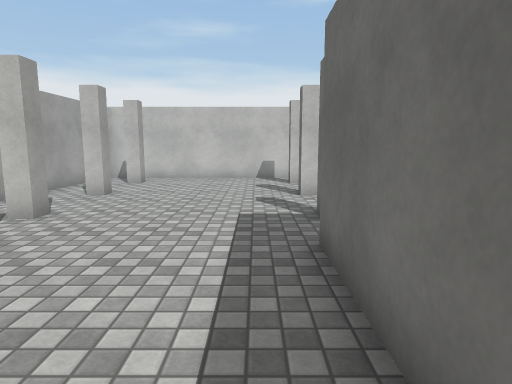
View 1 (above)

13 first-person views from a walk through a Unity game level. The camera is 1.4 m above the floor, tilts 8° down and sees 75° across. The floor is counted in squares, 1 m on a side. Each view is taken from the middle of a square. On the plan, view 1 faces up. The plan holds only what a view shows up to about 15 squares ahead; the rest is blank. Surface patterns are stand-ins for the level's own textures.

View 2
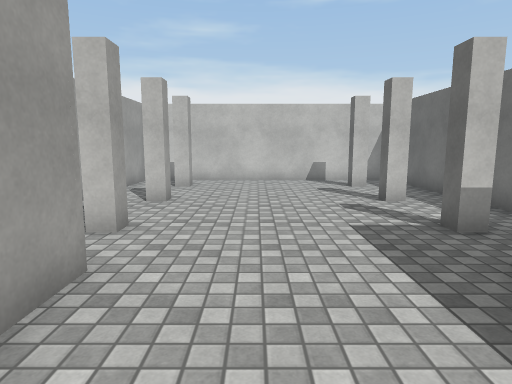

View 3
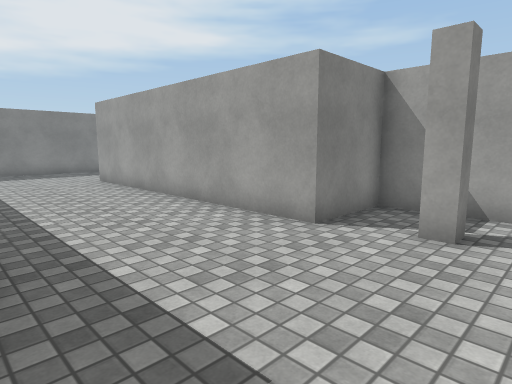

View 4
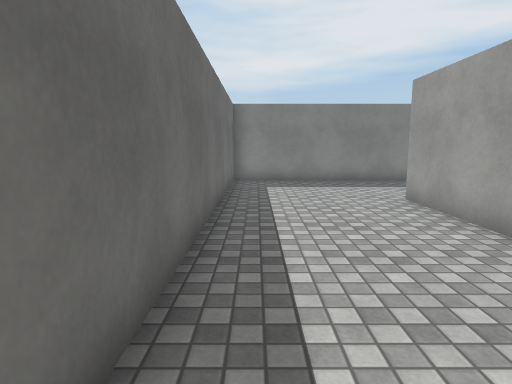

View 5
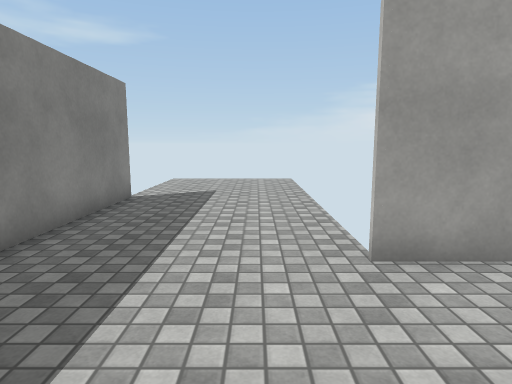

View 6
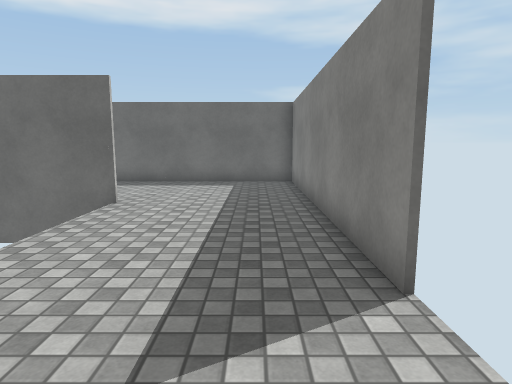

View 7
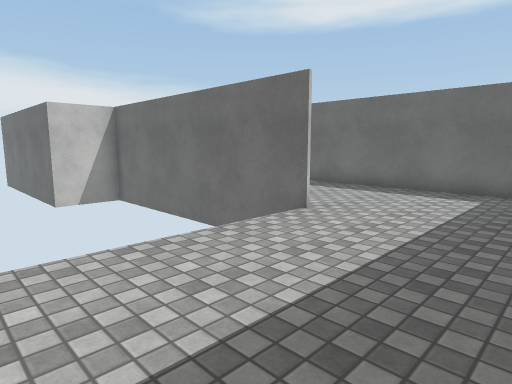

View 8
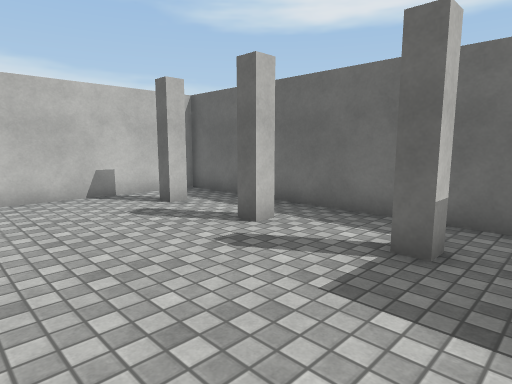

View 9
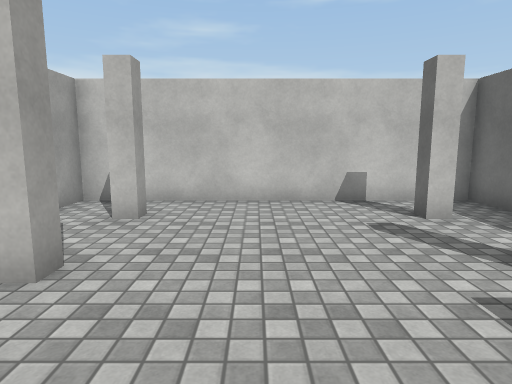

View 10
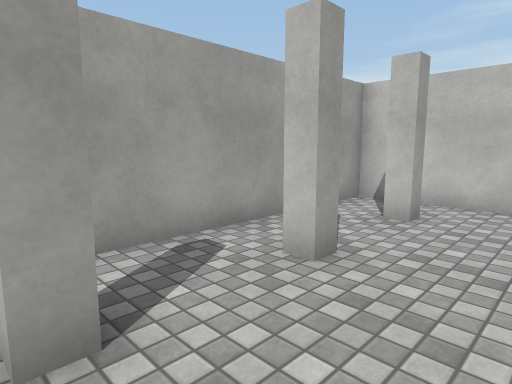

View 11
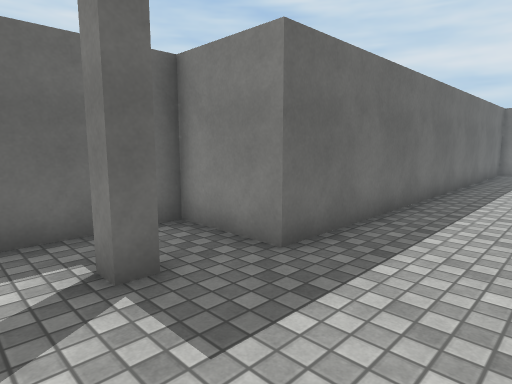

View 12
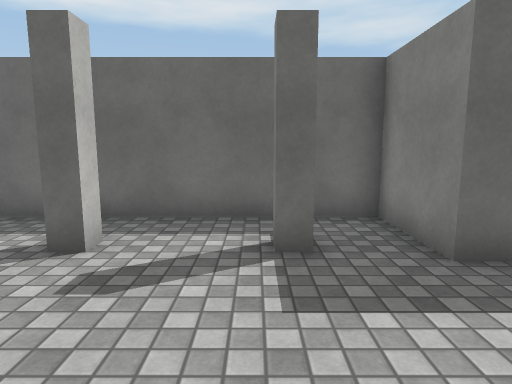

View 13
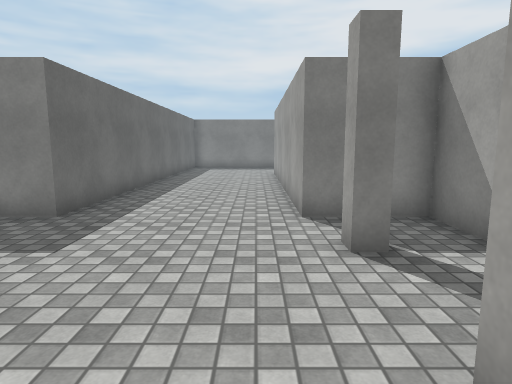

### Floor plan
Points are (right, up) in squares from view 1. A wall is a line through its corners. A room is listed if a view was taken in it or the views show most of it. See-through windows are left out.
Room 1 (views 1, 2, 3, 4, 5, 6, 7, 8, 9, 10, 11, 12, 13)
walls: (-4.9, 6.7) (-4.2, 6.7) (-4.2, 6.2) (-4.8, 6.2); (1.9, 6.2) (1.3, 6.2) (1.3, 6.7) (1.8, 6.7); (-4.2, 9.9) (-4.2, 9.2) (-4.8, 9.2); (1.9, 9.2) (1.3, 9.2) (1.3, 9.8); (-4.2, 12.9) (-4.2, 12.2) (-4.8, 12.2); (1.9, 12.2) (1.3, 12.2) (1.3, 12.8); (-9, -10.4) (0.9, -10.4) (0.9, 4.6) (3.4, 4.6) (3.4, 14.4) (-6.4, 14.4) (-6.4, 4.6) (-3.9, 4.6) (-3.9, -5.6)

Positions as (right, up) in squares from view 1, and headings:
1: (0, 0), facing up
2: (-2, 1), facing up
3: (1, 8), facing down-left
4: (0, 3), facing down
5: (0, -7), facing left
6: (-12, -9), facing right
7: (-10, -10), facing up-right
8: (-3, 5), facing up-right
9: (-2, 6), facing up
10: (-2, 6), facing up-left
11: (-2, 8), facing down-right
12: (-3, 7), facing right
13: (-3, 11), facing down
